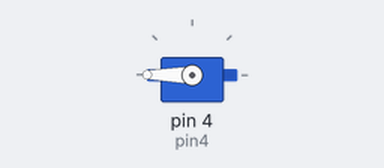
A sketch run on a simulated Arduino Uno, built with avr-gcc and run on an emulated ATmega328P. On the bench: servo.

Above: at 0.05 s.
At 1.05 s:
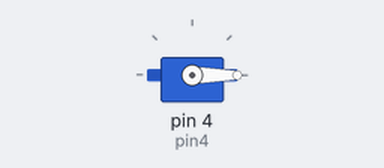
At 2.0 s:
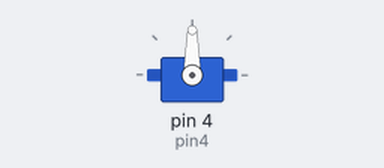
Timing chart, 0 to 4.6 s (numbered marks = the images above):
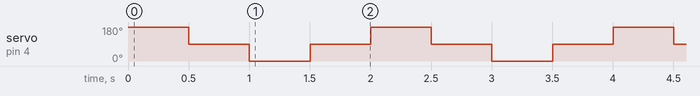

The sketch:

move_servos.ino
```cpp
#include <servo.h>

Servo servo0;
Servo servo1;
Servo servo2;
Servo servo3;
Servo servo4;

int pin0 = 0;
int pin1 = 1;
int pin2 = 2;
int pin3 = 3;
int pin4 = 4;

void setup() {
  // put your setup code here, to run once:
  Serial.begin(9600);

  servo0.attach(pin0);
  servo0.attach(pin1);
  servo0.attach(pin2);
  servo0.attach(pin3);
  servo0.attach(pin4);

  servo0.write(90);
  servo1.write(90);
  servo2.write(90);
  servo3.write(90);
  servo4.write(90);
}

void loop() {
  // put your main code here, to run repeatedly:
  servo0.write(180);
  servo1.write(180);
  servo2.write(180);
  servo3.write(180);
  servo4.write(180);

  delay(500);

  servo0.write(90);
  servo1.write(90);
  servo2.write(90);
  servo3.write(90);
  servo4.write(90);

  delay(500);

  servo0.write(0);
  servo1.write(0);
  servo2.write(0);
  servo3.write(0);
  servo4.write(0);

  delay(500);

  servo0.write(90);
  servo1.write(90);
  servo2.write(90);
  servo3.write(90);
  servo4.write(90);

  delay(500);
}
```

Measured:
- by itself, servo on pin 4 (pin4): repeats every 2.0 s: 0° 0.50 s, 90° 0.50 s, 180° 0.50 s, 90° 0.50 s
